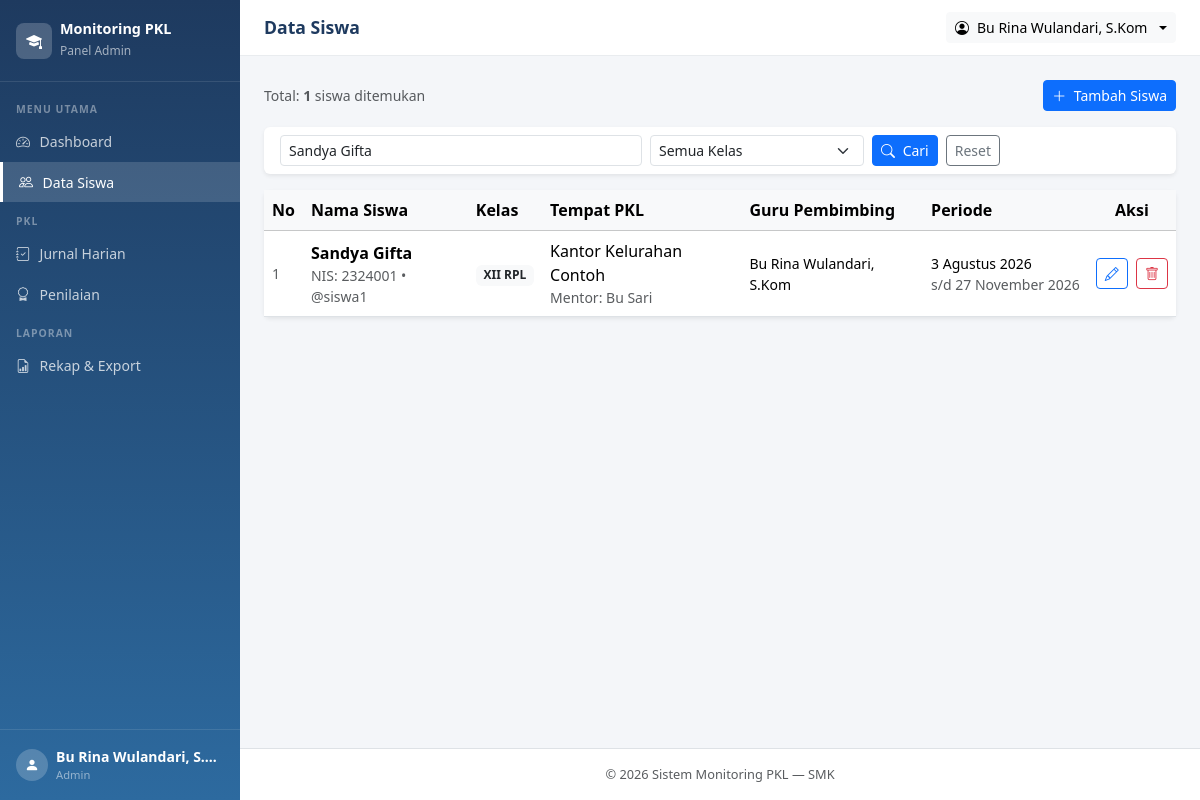
The page /admin/siswa/index.php?cari=Sandya Gifta (signed in) on the database its author committed.
### tables this page shows
CREATE TABLE IF NOT EXISTS `siswa` (
  `id`                        INT UNSIGNED  NOT NULL AUTO_INCREMENT,
  `user_id`                   INT UNSIGNED  NOT NULL COMMENT 'Relasi ke users.id (akun siswa)',
  `nis`                       VARCHAR(20)   NOT NULL COMMENT 'Nomor Induk Siswa',
  `kelas`                     VARCHAR(20)   NOT NULL COMMENT 'Contoh: XII RPL 1',
  `tempat_pkl`                VARCHAR(150)  NOT NULL COMMENT 'Nama perusahaan/instansi',
  `alamat_pkl`                VARCHAR(255)  DEFAULT NULL COMMENT 'Alamat tempat PKL, boleh kosong',
  `nama_pembimbing_industri`  VARCHAR(100)  NOT NULL COMMENT 'Mentor di tempat PKL, hanya data',
  `no_hp_pembimbing_industri` VARCHAR(20)   DEFAULT NULL COMMENT 'Boleh kosong',
  `guru_pembimbing_id`        INT UNSIGNED  NOT NULL COMMENT 'Relasi ke users.id (guru/admin)',
  `tgl_mulai`                 DATE          NOT NULL,
  `tgl_selesai`               DATE          NOT NULL COMMENT 'Tidak boleh sebelum tgl_mulai',
  PRIMARY KEY (`id`),
  UNIQUE KEY `uq_nis`     (`nis`),
  UNIQUE KEY `uq_user_id` (`user_id`),
  KEY `idx_guru_pembimbing` (`guru_pembimbing_id`),
  KEY `idx_kelas`           (`kelas`),
  CONSTRAINT `fk_siswa_user`
    FOREIGN KEY (`user_id`)
    REFERENCES `users`(`id`)
    ON DELETE CASCADE,
  CONSTRAINT `fk_siswa_guru`
    FOREIGN KEY (`guru_pembimbing_id`)
    REFERENCES `users`(`id`)
    ON DELETE RESTRICT    
);

CREATE TABLE IF NOT EXISTS `users` (
  `id`         INT UNSIGNED  NOT NULL AUTO_INCREMENT,
  `nama`       VARCHAR(100)  NOT NULL,
  `username`   VARCHAR(50)   NOT NULL,
  `password`   VARCHAR(255)  NOT NULL COMMENT 'Hasil password_hash(), bukan teks asli',
  `role`       ENUM('admin','siswa') NOT NULL DEFAULT 'siswa',
  `created_at` TIMESTAMP     NOT NULL DEFAULT CURRENT_TIMESTAMP,
  PRIMARY KEY (`id`),
  UNIQUE KEY `uq_username` (`username`)
);

### includes/auth.php (called while the page is built, shortened)
<?php
function current_user(): array
{
    return [
        'user_id'  => $_SESSION['user_id']  ?? null,
        'nama'     => $_SESSION['nama']     ?? '',
        'username' => $_SESSION['username'] ?? '',
        'role'     => $_SESSION['role']     ?? '',
        'siswa_id' => $_SESSION['siswa_id'] ?? null,
    ];
}
function current_role(): string
{
    return $_SESSION['role'] ?? '';
}

### includes/functions.php (called while the page is built, shortened)
<?php
function e(string $string): string
{
    return htmlspecialchars($string, ENT_QUOTES, 'UTF-8');
}
function format_tanggal(string $tanggal): string
{
    $bulan = ['', 'Januari','Februari','Maret','April','Mei','Juni',
              'Juli','Agustus','September','Oktober','November','Desember'];
    $ts = strtotime($tanggal);
    return date('j', $ts) . ' ' . $bulan[(int)date('n', $ts)] . ' ' . date('Y', $ts);
}

### admin/siswa/index.php (the view, shortened to what this page needs)
<?php
require_once __DIR__ . '/../../includes/auth.php';
require_once __DIR__ . '/../../includes/functions.php';
$db = get_db();
$cari  = trim($_GET['cari'] ?? '');
$page  = max(1, (int)($_GET['page'] ?? 1));
$per_page = 10;
$offset   = ($page - 1) * $per_page;
$where  = 'WHERE 1=1';
$params = [];
if ($cari !== '') {
    $where   .= ' AND (u.nama LIKE ? OR s.nis LIKE ? OR s.tempat_pkl LIKE ?)';
    $params[] = "%$cari%";
    $params[] = "%$cari%";
    $params[] = "%$cari%";
}
$count_sql = "SELECT COUNT(*) FROM siswa s JOIN users u ON s.user_id = u.id $where";
$stmt = $db->prepare($count_sql);
$stmt->execute($params);
$total = (int)$stmt->fetchColumn();
$sql = "
    SELECT s.id, s.nis, s.kelas, s.tempat_pkl, s.tgl_mulai, s.tgl_selesai,
           s.nama_pembimbing_industri,
           u.nama AS nama_siswa, u.username,
           g.nama AS nama_guru
    FROM siswa s
    JOIN users u ON s.user_id = u.id
    JOIN users g ON s.guru_pembimbing_id = g.id
    $where
    ORDER BY s.kelas, u.nama
    LIMIT $per_page OFFSET $offset
";
$stmt = $db->prepare($sql);
$stmt->execute($params);
$siswa_list = $stmt->fetchAll();
$page_title = 'Data Siswa';
require_once __DIR__ . '/../../includes/header.php';
?>
<div class="d-flex justify-content-between align-items-center mb-3">
  <div>
    <p class="text-muted mb-0 small">Total: <strong><?= $total ?></strong> siswa ditemukan</p>
  </div>
  <a href="<?= APP_URL ?>/admin/siswa/tambah.php" class="btn btn-primary btn-sm">
    <i class="bi bi-plus-lg me-1"></i> Tambah Siswa
  </a>
</div>
<div class="card border-0 shadow-sm mb-3">
  <div class="card-body py-2">
    <form method="GET" class="row g-2 align-items-end">
      <div class="col-12 col-md-5">
        <input type="text" name="cari" class="form-control form-control-sm"
               placeholder="Cari nama, NIS, atau tempat PKL..."
               value="<?= e($cari) ?>">
      </div>
      <div class="col-6 col-md-3">
        <select name="kelas" class="form-select form-select-sm">
          <option value="">Semua Kelas</option>
        </select>
      </div>
      <div class="col-6 col-md-4 d-flex gap-2">
        <button type="submit" class="btn btn-primary btn-sm">
          <i class="bi bi-search me-1"></i> Cari
        </button>
        <a href="<?= APP_URL ?>/admin/siswa/index.php" class="btn btn-outline-secondary btn-sm">Reset</a>
      </div>
    </form>
  </div>
</div>
<div class="card border-0 shadow-sm">
  <div class="card-body p-0">
    <?php if (empty($siswa_list)): ?>
      <div class="text-center py-5 text-muted">
        <i class="bi bi-search fs-3 d-block mb-2"></i>
        Tidak ada data siswa ditemukan.
      </div>
    <?php else: ?>
      <div class="table-responsive">
        <table class="table table-hover align-middle mb-0">
          <thead class="table-light">
            <tr>
              <th>No</th>
              <th>Nama Siswa</th>
              <th>Kelas</th>
              <th>Tempat PKL</th>
              <th>Guru Pembimbing</th>
              <th>Periode</th>
              <th class="text-center">Aksi</th>
            </tr>
          </thead>
          <tbody>
            <?php foreach ($siswa_list as $i => $s): ?>
            <tr>
              <td class="text-muted small"><?= $offset + $i + 1 ?></td>
              <td>
                <div class="fw-semibold"><?= e($s['nama_siswa']) ?></div>
                <div class="text-muted small">NIS: <?= e($s['nis']) ?> &bull; @<?= e($s['username']) ?></div>
              </td>
              <td><span class="badge bg-light text-dark"><?= e($s['kelas']) ?></span></td>
              <td>
                <div><?= e($s['tempat_pkl']) ?></div>
                <div class="text-muted small">Mentor: <?= e($s['nama_pembimbing_industri']) ?></div>
              </td>
              <td class="small"><?= e($s['nama_guru']) ?></td>
              <td class="small text-nowrap">
                <?= format_tanggal($s['tgl_mulai']) ?><br>
                <span class="text-muted">s/d <?= format_tanggal($s['tgl_selesai']) ?></span>
              </td>
              <td class="text-center text-nowrap">
                <a href="<?= APP_URL ?>/admin/siswa/edit.php?id=<?= $s['id'] ?>"
                   class="btn btn-sm btn-outline-primary me-1">
                  <i class="bi bi-pencil"></i>
                </a>
                <form method="POST" class="d-inline"
                      onsubmit="return confirm('Hapus siswa <?= e(addslashes($s['nama_siswa'])) ?>? Semua jurnal dan nilainya ikut terhapus!')">
                  <button type="submit" class="btn btn-sm btn-outline-danger">
                    <i class="bi bi-trash"></i>
                  </button>
                </form>
              </td>
            </tr>
            <?php endforeach; ?>
          </tbody>
        </table>
      </div>
    <?php endif; ?>
  </div>
</div>
<?php require_once __DIR__ . '/../../includes/footer.php'; ?>

### includes/header.php (shortened to what this page needs)
<?php
require_once __DIR__ . '/../includes/functions.php';
require_once __DIR__ . '/../includes/auth.php';
$page_title = $page_title ?? 'Monitoring PKL';
$user       = current_user();
$role       = current_role();
$base = ($role === 'admin') ? APP_URL . '/admin' : APP_URL . '/siswa';
$current = basename($_SERVER['PHP_SELF']);
$current_dir = basename(dirname($_SERVER['PHP_SELF']));
?>
<!DOCTYPE html>
<html lang="id">
<head>
  <link href="https://cdn.jsdelivr.net/npm/bootstrap@5.3.3/dist/css/bootstrap.min.css" rel="stylesheet">
  <link href="https://cdn.jsdelivr.net/npm/bootstrap-icons@1.11.3/font/bootstrap-icons.min.css" rel="stylesheet">
</head>
<body>
<nav class="sidebar" id="sidebar">
  <a href="<?= $base ?>/dashboard.php" class="sidebar-brand d-flex align-items-center gap-2 text-decoration-none">
    <div style="width:36px;height:36px;background:rgba(255,255,255,0.2);border-radius:8px;display:flex;align-items:center;justify-content:center;flex-shrink:0">
      <i class="bi bi-mortarboard-fill text-white"></i>
    </div>
    <div>
      <h6 class="mb-0">Monitoring PKL</h6>
      <small><?= $role === 'admin' ? 'Panel Admin' : 'Panel Siswa' ?></small>
    </div>
  </a>
  <div class="sidebar-nav">
    <?php if ($role === 'admin'): ?>
      <div class="sidebar-label">Menu Utama</div>
      <a href="<?= APP_URL ?>/admin/dashboard.php"
         class="nav-link <?= $current === 'dashboard.php' && $current_dir === 'admin' ? 'active' : '' ?>">
        <i class="bi bi-speedometer2"></i> Dashboard
      </a>
      <a href="<?= APP_URL ?>/admin/siswa/index.php"
         class="nav-link <?= $current_dir === 'siswa' ? 'active' : '' ?>">
        <i class="bi bi-people"></i> Data Siswa
      </a>
      <div class="sidebar-label">PKL</div>
      <a href="<?= APP_URL ?>/admin/jurnal/index.php"
         class="nav-link <?= $current_dir === 'jurnal' ? 'active' : '' ?>">
        <i class="bi bi-journal-check"></i> Jurnal Harian
      </a>
      <a href="<?= APP_URL ?>/admin/nilai/index.php"
         class="nav-link <?= $current_dir === 'nilai' ? 'active' : '' ?>">
        <i class="bi bi-award"></i> Penilaian
      </a>
      <div class="sidebar-label">Laporan</div>
      <a href="<?= APP_URL ?>/admin/laporan/index.php"
         class="nav-link <?= $current_dir === 'laporan' ? 'active' : '' ?>">
        <i class="bi bi-file-earmark-bar-graph"></i> Rekap & Export
      </a>
    <?php endif; ?>
  </div>
  <div class="sidebar-footer">
    <div class="d-flex align-items-center gap-2">
      <div style="width:32px;height:32px;background:rgba(255,255,255,0.2);border-radius:50%;display:flex;align-items:center;justify-content:center;flex-shrink:0">
        <i class="bi bi-person-fill text-white small"></i>
      </div>
      <div style="min-width:0">
        <div class="text-white small fw-semibold text-truncate"><?= e($user['nama']) ?></div>
        <div style="color:rgba(255,255,255,0.5);font-size:0.7rem"><?= $role === 'admin' ? 'Admin' : 'Siswa' ?></div>
      </div>
    </div>
  </div>
</nav>
<div class="main-wrapper">
  <div class="topbar">
    <div class="d-flex align-items-center gap-3">
      <h5 class="page-heading"><?= e($page_title) ?></h5>
    </div>
    <div class="dropdown">
      <button class="btn btn-sm btn-light dropdown-toggle d-flex align-items-center gap-2" data-bs-toggle="dropdown">
        <i class="bi bi-person-circle"></i>
        <span class="d-none d-sm-inline"><?= e($user['nama']) ?></span>
      </button>
    </div>
  </div>
  <div class="content-area">

### includes/header.php (style rules this page uses)
:root { --sidebar-width: 240px; --primary: #1e3a5f; --primary-light: #2d6a9f; }
body { background: #f4f6f9; font-family: 'Segoe UI', sans-serif; }
.sidebar { width: var(--sidebar-width); min-height: 100vh; background: linear-gradient(180deg, var(--primary) 0%, var(--primary-light) 100%); position: fixed; top: 0; left: 0; z-index: 1000; transition: transform 0.3s ease; display: flex; flex-direction: column; }
.sidebar-brand { padding: 1.25rem 1rem; border-bottom: 1px solid rgba(255,255,255,0.1); text-decoration: none; }
.sidebar-brand h6 { color: #fff; font-weight: 700; margin: 0; font-size: 0.9rem; }
.sidebar-brand small { color: rgba(255,255,255,0.6); font-size: 0.75rem; }
.sidebar-nav { padding: 0.5rem 0; flex: 1; }
.sidebar-label { padding: 0.75rem 1rem 0.25rem; font-size: 0.65rem; font-weight: 700; letter-spacing: 1px; text-transform: uppercase; color: rgba(255,255,255,0.4); }
.sidebar-nav .nav-link { color: rgba(255,255,255,0.75); padding: 0.6rem 1rem; border-radius: 0; display: flex; align-items: center; gap: 0.6rem; font-size: 0.875rem; transition: all 0.2s; }
.sidebar-nav .nav-link:hover, .sidebar-nav .nav-link.active { background: rgba(255,255,255,0.15); color: #fff; }
.sidebar-nav .nav-link.active { border-left: 3px solid #fff; }
.sidebar-footer { padding: 1rem; border-top: 1px solid rgba(255,255,255,0.1); }
.main-wrapper { margin-left: var(--sidebar-width); min-height: 100vh; display: flex; flex-direction: column; }
.topbar { background: #fff; border-bottom: 1px solid #e9ecef; padding: 0.75rem 1.5rem; display: flex; align-items: center; justify-content: space-between; position: sticky; top: 0; z-index: 999; }
.topbar .page-heading { font-weight: 700; color: var(--primary); margin: 0; font-size: 1.1rem; }
.content-area { padding: 1.5rem; flex: 1; }

### rows shown on the page
siswa: guru_pembimbing.nama "Bu Rina Wulandari, S.…", guru_pembimbing.nama "Bu Rina Wulandari, S.Kom", i "1", user.nama "Sandya Gifta", nis "2324001", user.username "siswa1", kelas "XII RPL", tempat_pkl "Kantor Kelurahan Contoh", nama_pembimbing_industri "Bu Sari", tgl_mulai "3 Agustus 2026", tgl_selesai "27 November 2026"

### other values the page prints
$page_title "Data Siswa"
$total "1"
